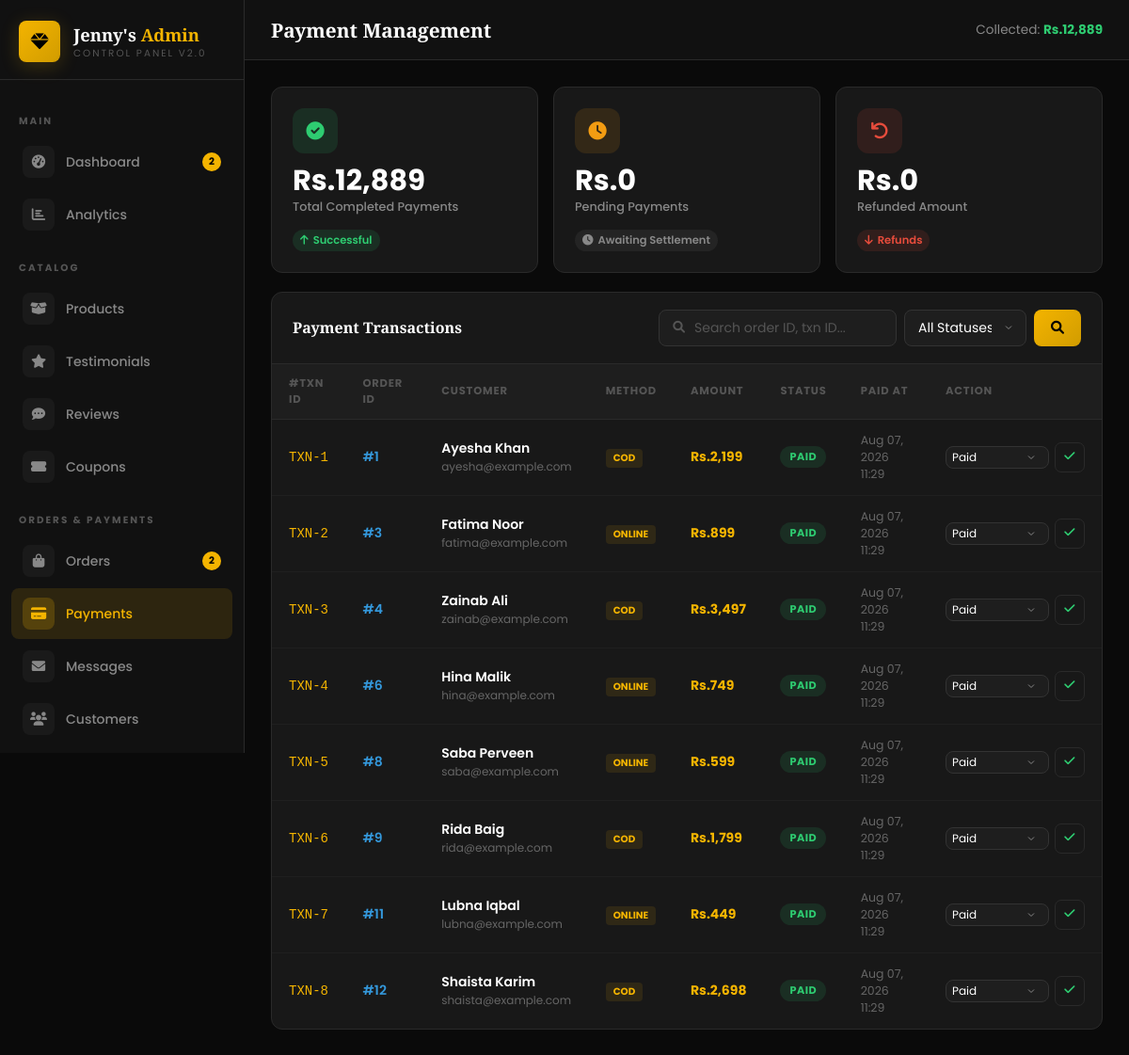
/admin/payments.php (signed in), run on the app's committed database.
### tables this page shows
CREATE TABLE IF NOT EXISTS `payments` (
  `id` int(11) NOT NULL AUTO_INCREMENT,
  `order_id` int(11) NOT NULL,
  `method` varchar(50) NOT NULL DEFAULT 'COD',
  `amount` decimal(10,2) NOT NULL,
  `status` enum('pending','paid','failed','refunded') DEFAULT 'pending',
  `transaction_id` varchar(200) DEFAULT NULL,
  `gateway` varchar(100) DEFAULT NULL,
  `gateway_response` text DEFAULT NULL,
  `notes` text DEFAULT NULL,
  `paid_at` timestamp NULL DEFAULT NULL,
  `created_at` timestamp DEFAULT CURRENT_TIMESTAMP,
  `updated_at` timestamp DEFAULT CURRENT_TIMESTAMP ON UPDATE CURRENT_TIMESTAMP,
  PRIMARY KEY (`id`),
  KEY `order_id` (`order_id`)
);

CREATE TABLE IF NOT EXISTS `orders` (
  `id` int(11) NOT NULL AUTO_INCREMENT,
  `user_id` int(11) DEFAULT NULL,
  `customer_name` varchar(150) NOT NULL,
  `customer_email` varchar(150) NOT NULL,
  `customer_phone` varchar(20) DEFAULT NULL,
  `shipping_address` text DEFAULT NULL,
  `city` varchar(100) DEFAULT NULL,
  `subtotal` decimal(10,2) DEFAULT 0,
  `discount_amount` decimal(10,2) DEFAULT 0,
  `shipping_fee` decimal(10,2) DEFAULT 0,
  `total` decimal(10,2) NOT NULL,
  `status` enum('pending','processing','shipped','delivered','cancelled','refunded') DEFAULT 'pending',
  `payment_method` varchar(50) DEFAULT 'COD',
  `payment_status` enum('pending','paid','failed','refunded') DEFAULT 'pending',
  `coupon_code` varchar(50) DEFAULT NULL,
  `notes` text DEFAULT NULL,
  `created_at` timestamp DEFAULT CURRENT_TIMESTAMP,
  `updated_at` timestamp DEFAULT CURRENT_TIMESTAMP ON UPDATE CURRENT_TIMESTAMP,
  PRIMARY KEY (`id`)
);

### admin/payments.php (the view, shortened to what this page needs)
<?php
require_once '../config/db.php';
$totalPaid = (float)($pdo->query("SELECT COALESCE(SUM(amount),0) FROM payments WHERE status='paid'")->fetchColumn() ?? 0);
$totalPending = (float)($pdo->query("SELECT COALESCE(SUM(amount),0) FROM payments WHERE status='pending'")->fetchColumn() ?? 0);
$totalRefunded = (float)($pdo->query("SELECT COALESCE(SUM(amount),0) FROM payments WHERE status='refunded'")->fetchColumn() ?? 0);
$search = trim($_GET['search'] ?? '');
$page = max(1, (int)($_GET['page'] ?? 1));
$perPage = 15;
$offset = ($page - 1) * $perPage;
$whereClauses = ["1=1"];
$params = [];
$where = "WHERE " . implode(" AND ", $whereClauses);
$stmt = $pdo->prepare("SELECT p.*, o.customer_name, o.customer_email FROM payments p LEFT JOIN orders o ON p.order_id = o.id $where ORDER BY p.created_at DESC LIMIT $perPage OFFSET $offset");
$stmt->execute($params);
$payments = $stmt->fetchAll();
?>
<!DOCTYPE html>
<html lang="en">
<head>
<link rel="stylesheet" href="https://cdnjs.cloudflare.com/ajax/libs/font-awesome/6.0.0/css/all.min.css">
<link rel="stylesheet" href="css/admin.css">
</head>
<body>
<?php include 'includes/sidebar.php'; ?>
<div class="admin-main">
    <div class="admin-topbar">
        <div class="topbar-title">Payment Management</div>
        <div class="topbar-right">
            <span style="color:#888;font-size:0.85rem;">Collected: <strong style="color:var(--green);">Rs.<?= number_format($totalPaid) ?></strong></span>
        </div>
    </div>
    <div class="admin-content">
        <div class="stats-grid" style="grid-template-columns:repeat(3, 1fr);margin-bottom:20px;">
            <div class="stat-card">
                <div class="stat-icon green"><i class="fas fa-check-circle"></i></div>
                <div class="stat-value">Rs.<?= number_format($totalPaid) ?></div>
                <div class="stat-label">Total Completed Payments</div>
                <span class="stat-change up"><i class="fas fa-arrow-up"></i> Successful</span>
            </div>
            <div class="stat-card">
                <div class="stat-icon orange"><i class="fas fa-clock"></i></div>
                <div class="stat-value">Rs.<?= number_format($totalPending) ?></div>
                <div class="stat-label">Pending Payments</div>
                <span class="stat-change neutral"><i class="fas fa-clock"></i> Awaiting Settlement</span>
            </div>
            <div class="stat-card">
                <div class="stat-icon red"><i class="fas fa-undo"></i></div>
                <div class="stat-value">Rs.<?= number_format($totalRefunded) ?></div>
                <div class="stat-label">Refunded Amount</div>
                <span class="stat-change down"><i class="fas fa-arrow-down"></i> Refunds</span>
            </div>
        </div>
        <div class="table-card">
            <div class="table-header">
                <div class="table-title">Payment Transactions</div>
                <div class="table-actions">
                    <form method="GET" style="display:flex;gap:8px;flex-wrap:wrap;">
                        <div class="search-bar">
                            <i class="fas fa-search"></i>
                            <input type="text" name="search" placeholder="Search order ID, txn ID..." value="<?= htmlspecialchars($search) ?>">
                        </div>
                        <select name="status" class="form-control" style="width:130px;" onchange="this.form.submit()">
                            <option value="">All Statuses</option>
                        </select>
                        <button type="submit" class="btn-gold"><i class="fas fa-search"></i></button>
                    </form>
                </div>
            </div>
            <table class="admin-table">
                <thead><tr>
                    <th>#Txn ID</th>
                    <th>Order ID</th>
                    <th>Customer</th>
                    <th>Method</th>
                    <th>Amount</th>
                    <th>Status</th>
                    <th>Paid At</th>
                    <th>Action</th>
                </tr></thead>
                <tbody>
                    <?php foreach ($payments as $p): ?>
                    <tr>
                        <td style="font-family:monospace;color:var(--gold);"><?= htmlspecialchars($p['transaction_id'] ?: 'TXN-'.$p['id']) ?></td>
                        <td><a href="orders.php?view_id=<?= $p['order_id'] ?>" style="color:var(--blue);text-decoration:none;font-weight:600;">#<?= $p['order_id'] ?></a></td>
                        <td>
                            <div style="font-weight:600;color:#fff;"><?= htmlspecialchars($p['customer_name'] ?: 'Guest') ?></div>
                            <div style="font-size:0.75rem;color:#666;"><?= htmlspecialchars($p['customer_email'] ?? '') ?></div>
                        </td>
                        <td><span class="label-tag"><?= htmlspecialchars($p['method']) ?></span></td>
                        <td style="font-weight:700;color:var(--gold);">Rs.<?= number_format($p['amount']) ?></td>
                        <td><span class="badge-status badge-<?= $p['status'] ?>"><?= ucfirst($p['status']) ?></span></td>
                        <td style="color:#666;font-size:0.78rem;"><?= $p['paid_at'] ? date('M d, Y H:i', strtotime($p['paid_at'])) : '—' ?></td>
                        <td>
                            <form method="POST" style="display:flex;gap:6px;align-items:center;">
                                <select name="status" class="form-control" style="padding:4px 6px;font-size:0.75rem;width:110px;">
                                    <?php foreach (['paid','pending','failed','refunded'] as $s): ?>
                                    <option value="<?= $s ?>" <?= $p['status']===$s?'selected':'' ?>><?= ucfirst($s) ?></option>
                                    <?php endforeach; ?>
                                </select>
                                <button type="submit" class="btn-action btn-approve" title="Save Status"><i class="fas fa-check"></i></button>
                            </form>
                        </td>
                    </tr>
                    <?php endforeach; ?>
                </tbody>
            </table>
        </div>
    </div>
</div>
</body>
</html>

### data on the page
payments: transaction+id "TXN-1", order "1", order.customer_name "Ayesha Khan", order.customer_email "ayesha@example.com", method "COD", amount "2,199", status "PAID", paid_at "Aug 07, 2026 11:29", status "Paid"
payments: transaction+id "TXN-2", order "3", order.customer_name "Fatima Noor", order.customer_email "fatima@example.com", method "ONLINE", amount "899", status "PAID", paid_at "Aug 07, 2026 11:29", status "Paid"
payments: transaction+id "TXN-3", order "4", order.customer_name "Zainab Ali", order.customer_email "zainab@example.com", method "COD", amount "3,497", status "PAID", paid_at "Aug 07, 2026 11:29", status "Paid"
payments: transaction+id "TXN-4", order "6", order.customer_name "Hina Malik", order.customer_email "hina@example.com", method "ONLINE", amount "749", status "PAID", paid_at "Aug 07, 2026 11:29", status "Paid"
payments: transaction+id "TXN-5", order "8", order.customer_name "Saba Perveen", order.customer_email "saba@example.com", method "ONLINE", amount "599", status "PAID", paid_at "Aug 07, 2026 11:29", status "Paid"
payments: transaction+id "TXN-6", order "9", order.customer_name "Rida Baig", order.customer_email "rida@example.com", method "COD", amount "1,799", status "PAID", paid_at "Aug 07, 2026 11:29", status "Paid"
payments: transaction+id "TXN-7", order "11", order.customer_name "Lubna Iqbal", order.customer_email "lubna@example.com", method "ONLINE", amount "449", status "PAID", paid_at "Aug 07, 2026 11:29", status "Paid"
payments: transaction+id "TXN-8", order "12", order.customer_name "Shaista Karim", order.customer_email "shaista@example.com", method "COD", amount "2,698", status "PAID", paid_at "Aug 07, 2026 11:29", status "Paid"

### other printed values
$notifCount "2"
$pendingCount "2"
$totalPaid "12,889"
$totalPending "0"
$totalRefunded "0"
